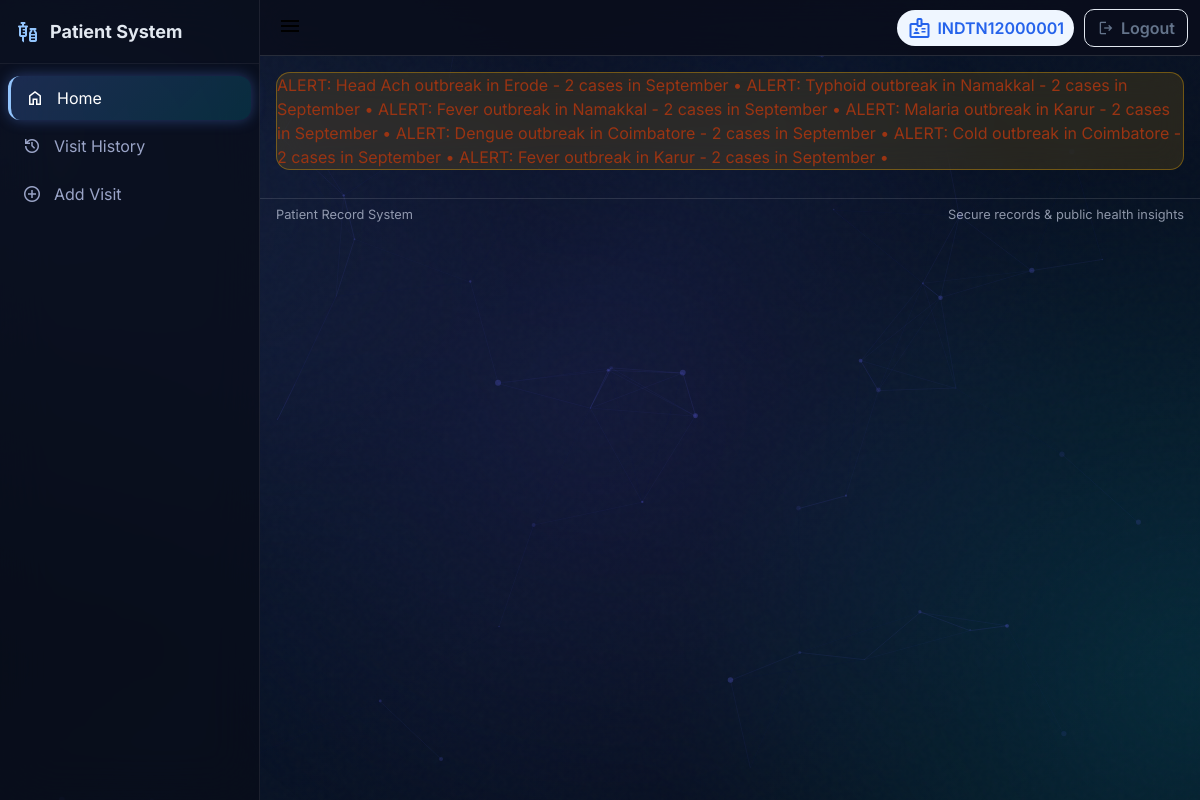
The app's page / (signed in) with its own data.
### tables this page shows
CREATE TABLE patients (
                id TEXT PRIMARY KEY,
                name TEXT,
                age INTEGER,
                state TEXT,
                district TEXT,
                password TEXT,
                qr_code BLOB
            );

CREATE TABLE alerts (
                alert_id INTEGER PRIMARY KEY AUTOINCREMENT,
                disease TEXT,
                district TEXT,
                month TEXT,
                count INTEGER,
                created_at DATETIME DEFAULT CURRENT_TIMESTAMP
            );

### utils/public_routes.py (the view)
@public_bp.route("/")
def home():
    from datetime import datetime, timedelta
    from db_handler import fetch_alerts
    alerts = fetch_alerts()
    recent_alerts = []
    seen_alerts = set()  # To avoid duplicate alerts
    for alert in alerts:
        alert_key = (alert['disease'], alert['district'])
        if alert_key not in seen_alerts:
            recent_alerts.append(alert)
            seen_alerts.add(alert_key)
    return render_template("home.html", alerts=recent_alerts)

### db_handler.py (called while the page is built)
def fetch_patient_by_id(patient_id: str) -> Optional[sqlite3.Row]:
    try:
        with sqlite3.connect(DB_PATH) as conn:
            conn.row_factory = sqlite3.Row
            return conn.execute("SELECT * FROM patients WHERE id = ?", (patient_id,)).fetchone()
    except sqlite3.Error as e:
        logging.error(f"Database error fetching patient {patient_id}: {e}")
        return None
    except Exception as e:
        logging.error(f"Unexpected error fetching patient {patient_id}: {e}")
        return None

def fetch_alerts() -> List[sqlite3.Row]:
    try:
        with sqlite3.connect(DB_PATH) as conn:
            conn.row_factory = sqlite3.Row
            return conn.execute("SELECT * FROM alerts ORDER BY created_at DESC").fetchall()
    except sqlite3.Error as e:
        logging.error(f"Database error fetching alerts: {e}")
        return []
    except Exception as e:
        logging.error(f"Unexpected error fetching alerts: {e}")
        return []

### utils/auth.py (called while the page is built)
def init_auth(app):
    login_manager.init_app(app)
    login_manager.login_view = "auth.login"
    @login_manager.user_loader
    def load_user(user_id):
        if user_id == "admin":
            return User("admin", "admin")
        patient = fetch_patient_by_id(user_id)
        if patient:
            return User(patient["id"], "patient")
        return None

### templates/home.html (shortened to what this page needs)
{% extends "base.html" %}
{% block content %}
{% if alerts %}
<div class="alert-marquee alert-premium">
    <marquee behavior="scroll" direction="left" scrollamount="6" onmouseover="this.stop();" onmouseout="this.start();">
        {% set ns = namespace(seen=[], shown=0) %}
        {% for alert in alerts %}
        {% if ns.shown < 10 %} {% set key=(alert.disease|lower ~ '|' ~ alert.district|lower ~ '|' ~ alert.month) %} {%
            if key not in ns.seen %} ALERT: {{ alert.disease }} outbreak in {{ alert.district }} - {{ alert.count }}
            cases in {{ alert.month }} • {% set ns.seen=ns.seen + [key] %} {% set ns.shown=ns.shown + 1 %} {% endif %}
            {% endif %} {% endfor %} </marquee>
</div>
{% endif %}
{% endblock %}

### templates/base.html (shortened to what this page needs)
<!DOCTYPE html>
<html lang="en">
<head>
    <link rel="stylesheet" href="{{ url_for('static', filename='style.css') }}">
    <link rel="stylesheet" href="{{ url_for('static', filename='css/premium-dark.css') }}">
</head>
<body>
    <div id="particles-js"
        style="position: fixed; inset: 0; width: 100%; height: 100%; z-index: -1; pointer-events: none; background: transparent;">
    </div>
    <div class="app">
        <aside class="sidebar" id="sidebar">
            <div class="sidebar-header">
                <span class="brand-icon material-symbols-outlined">vaccines</span>
                <span class="brand-text">Patient System</span>
            </div>
            <nav class="sidebar-nav">
                <a href="{{ url_for('home') }}" class="sidebar-link">
                    <span class="material-symbols-outlined">home</span>
                    <span>Home</span>
                </a>
                {% if current_user.is_authenticated %}
                {% if current_user.role == "admin" %}
                <a href="{{ url_for('filtered_patients') }}" class="sidebar-link">
                    <span class="material-symbols-outlined">filter_list</span>
                    <span>Registered Patients</span>
                </a>
                <a href="{{ url_for('filtered_visits') }}" class="sidebar-link">
                    <span class="material-symbols-outlined">search</span>
                    <span>View Records</span>
                </a>
                <a href="{{ url_for('admin_dashboard') }}" class="sidebar-link">
                    <span class="material-symbols-outlined">monitoring</span>
                    <span>Dashboard</span>
                </a>
                <a href="{{ url_for('view_alerts') }}" class="sidebar-link">
                    <span class="material-symbols-outlined">warning</span>
                    <span>Alerts</span>
                </a>
                <a href="{{ url_for('system_logs') }}" class="sidebar-link">
                    <span class="material-symbols-outlined">receipt_long</span>
                    <span>System Logs</span>
                </a>
                {% elif current_user.role == "patient" %}
                <a href="{{ url_for('past_visits', patient_id=current_user.id) }}" class="sidebar-link">
                    <span class="material-symbols-outlined">history</span>
                    <span>Visit History</span>
                </a>
                <a href="{{ url_for('add_visit', patient_id=current_user.id) }}" class="sidebar-link">
                    <span class="material-symbols-outlined">add_circle</span>
                    <span>Add Visit</span>
                </a>
                {% endif %}
                {% endif %}
            </nav>
        </aside>
        <div class="main">
            <header class="topbar">
                <div class="topbar-left">
                    <button class="sidebar-toggle" id="sidebarToggle" aria-label="Toggle Navigation"
                        aria-expanded="false">
                        <span class="material-symbols-outlined" id="toggleIcon">menu</span>
                    </button>
                </div>
                <div class="topbar-right">
                    {% if current_user.is_authenticated %}
                    <span class="user-chip">
                        <span class="material-symbols-outlined">badge</span>
                        <span class="user-id">{{ current_user.id }}</span>
                    </span>
                    <a href="{{ url_for('logout') }}" class="btn-logout">
                        <span class="material-symbols-outlined" style="font-size:18px">logout</span>
                        <span>Logout</span>
                    </a>
                    {% endif %}
                </div>
            </header>
            <main class="content">
                {% block content %}{% endblock %}
            </main>
            <footer class="footer">
                <div class="container footer-inner">
                    <div class="footer-left">Patient Record System</div>
                    <div class="footer-right">
                        <span>Secure records &amp; public health insights</span>
                    </div>
                </div>
            </footer>
        </div>
    </div>
    <script>
        document.addEventListener('DOMContentLoaded', function () {
            if (window.particlesJS) {
                particlesJS("particles-js", {
                    "particles": {
                        "number": { "value": 50, "density": { "enable": true, "value_area": 800 } },
                        "color": { "value": "#6366f1" },
                        "shape": { "type": "circle" },
                        "opacity": { "value": 0.3, "random": true, "anim": { "enable": true, "speed": 1, "opacity_min": 0.1, "sync": false } },
                        "size": { "value": 3, "random": true, "anim": { "enable": false } },
                        "line_linked": { "enable": true, "distance": 150, "color": "#6366f1", "opacity": 0.15, "width": 1 },
                        "move": { "enable": true, "speed": 1.2, "direction": "top", "random": true, "straight": false, "out_mode": "out", "bounce": false }
                    },
                    "interactivity": {
                        "detect_on": "canvas",
                        "events": { "onhover": { "enable": false }, "onclick": { "enable": false }, "resize": true }
                    },
                    "retina_detect": true
                });
            }
        });
    </script>
</body>
</html>

### static/style.css (style rules this page uses)
:root { --bg: #f5f7fb; --surface: #ffffff; --text: #0f172a; --muted: #64748b; --border: #e2e8f0; --primary: #2563eb; --primary-600: #1d4ed8; --primary-50: #eff6ff; --accent: #22c55e; --accent-600: #16a34a; --danger: #ef4444; --danger-600: #dc2626; --warning: #f59e0b; --success: #10b981; --shadow: 0 8px 24px rgba(2, 6, 23, 0.08), 0 2px 8px rgba(2, 6, 23, 0.06); }
* { box-sizing: border-box }
html, body { height: 100% }
body { margin: 0; font-family: 'Inter', system-ui, -apple-system, Segoe UI, Roboto, "Helvetica Neue", Arial, "Noto Sans", "Apple Color Emoji", "Segoe UI Emoji"; color: var(--text); background: var(--bg); line-height: 1.5; }
.app { display: flex; min-height: 100vh; position: relative; z-index: 1; }
.sidebar { width: 260px; background: #0b1f44; color: #e2e8f0; position: sticky; top: 0; height: 100vh; display: flex; flex-direction: column; border-right: 1px solid rgba(255, 255, 255, 0.06); }
.sidebar-header { display: flex; align-items: center; gap: 10px; padding: 18px 16px; border-bottom: 1px solid rgba(255, 255, 255, 0.06) }
.sidebar-header .brand-icon { color: #93c5fd }
.sidebar-header .brand-text { font-weight: 700; font-size: 18px }
.sidebar-nav { padding: 8px }
.sidebar-link { display: flex; align-items: center; gap: 12px; padding: 10px 12px; margin: 4px 0; border-radius: 10px; color: #e5e7eb; text-decoration: none; transition: background 0.18s ease; }
.sidebar-link.active { background: rgba(255, 255, 255, 0.12); color: #fff; border-left: 3px solid #93c5fd; padding-left: 9px; }
.sidebar-link .material-symbols-outlined { font-size: 20px }
.main { flex: 1; display: flex; flex-direction: column; min-width: 0 }
.topbar { height: 56px; display: flex; align-items: center; justify-content: space-between; padding: 0 12px; background: var(--surface); border-bottom: 1px solid var(--border); position: sticky; top: 0; z-index: 5; }
.topbar-left { display: flex; align-items: center; gap: 10px }
.topbar-right { display: flex; align-items: center; gap: 10px }
.sidebar-toggle { border: none; background: transparent; padding: 6px; border-radius: 8px; cursor: pointer }
.user-chip { display: inline-flex; align-items: center; gap: 6px; padding: 6px 10px; background: var(--primary-50); color: var(--primary); border-radius: 999px }
.user-id { font-weight: 600 }
.content { padding: 16px; max-width: 1200px; margin: 0 auto; width: 100% }
.btn-logout { background: transparent; color: var(--muted); border: 1px solid var(--border); border-radius: 10px; padding: 6px 12px; display: inline-flex; align-items: center; gap: 6px; cursor: pointer; font-weight: 600; text-decoration: none; transition: all 0.2s ease; }
.footer { color: var(--muted) }
.footer .container { max-width: 1200px; margin: 0 auto; padding: 6px 16px }
.footer-inner { display: flex; justify-content: space-between; align-items: center; border-top: 1px solid var(--border); padding-top: 8px; font-size: 0.8rem; }
.alert-marquee { background: #fff7ed; border: 1px solid #ffedd5; color: #9a3412; margin: 0 0 12px 0; border-radius: 10px; overflow: hidden }

### records on screen
patients: id "INDTN12000001"
alerts: disease "Head Ach", district "Erode", count "2", month "September"
alerts: disease "Typhoid", district "Namakkal", count "2", month "September"
alerts: disease "Fever", district "Namakkal", count "2", month "September"
alerts: disease "Malaria", district "Karur", count "2", month "September"
alerts: disease "Dengue", district "Coimbatore", count "2", month "September"
alerts: disease "Cold", district "Coimbatore", count "2", month "September"
alerts: disease "Fever", district "Karur", count "2", month "September"
